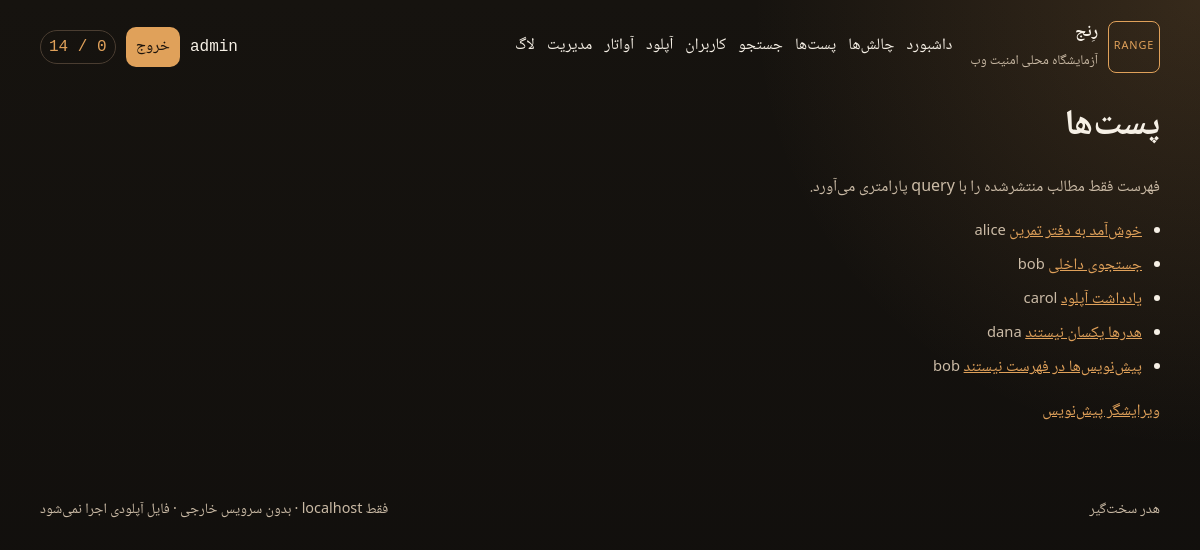
Screenshot of /posts (signed in) with the database file from the repository.
### tables this page shows
CREATE TABLE users (
  id INT UNSIGNED AUTO_INCREMENT PRIMARY KEY,
  username VARCHAR(32) NOT NULL UNIQUE,
  email VARCHAR(120) NOT NULL,
  password VARCHAR(255) NOT NULL,
  avatar VARCHAR(255) NULL,
  bio VARCHAR(500) NOT NULL DEFAULT '',
  role ENUM('user', 'admin') NOT NULL DEFAULT 'user',
  listed TINYINT(1) NOT NULL DEFAULT 1,
  support_pin VARCHAR(16) NULL,
  csrf_proof CHAR(16) NOT NULL,
  created_at TIMESTAMP NOT NULL DEFAULT CURRENT_TIMESTAMP
);

CREATE TABLE posts (
  id INT UNSIGNED PRIMARY KEY,
  user_id INT UNSIGNED NOT NULL,
  title VARCHAR(160) NOT NULL,
  body TEXT NOT NULL,
  published TINYINT(1) NOT NULL DEFAULT 1,
  created_at TIMESTAMP NOT NULL DEFAULT CURRENT_TIMESTAMP
);

### src/bootstrap.php (called while the page is built, shortened)
<?php
function env_string(string $key, string $default): string
{
    $value = getenv($key);
    return is_string($value) && $value !== '' ? $value : $default;
}
function db(): mysqli
{
    static $db = null;
    if ($db instanceof mysqli) {
        return $db;
    }
    $mysqli = new mysqli(
        env_string('DB_HOST', 'db'),
        env_string('DB_USER', 'lab'),
        env_string('DB_PASS', 'lab_app_local'),
        env_string('DB_NAME', 'lab')
    );
    $mysqli->set_charset('utf8mb4');
    $db = $mysqli;
    return $db;
}
function e(?string $value): string
{
    return htmlspecialchars((string) $value, ENT_QUOTES | ENT_SUBSTITUTE, 'UTF-8');
}
function current_user(): ?array
{
    static $loaded = false;
    static $user = null;
    if ($loaded) {
        return $user;
    }
    $loaded = true;
    $uid = $_SESSION['uid'] ?? 0;
    $id = (int) $uid;
    $stmt = db()->prepare(
        'SELECT id, username, email, avatar, bio, role, listed, csrf_proof, created_at FROM users WHERE id = ?'
    );
    $stmt->bind_param('i', $id);
    $stmt->execute();
    $row = $stmt->get_result()->fetch_assoc();
    $user = $row ?: null;
    return $user;
}
function require_login(): array
{
    $user = current_user();
    return $user;
}
function solved_map(): array
{
    $user = current_user();
    $codes = [];
    return $codes;
}

### public/index.php (called while the page is built, shortened)
<?php
require dirname(__DIR__) . '/src/bootstrap.php';
require dirname(__DIR__) . '/src/http.php';
require dirname(__DIR__) . '/src/handlers.php';
route_request();

### src/handlers.php (the view, shortened to what this page needs)
<?php
function route_request(): void
{
    $method = $_SERVER['REQUEST_METHOD'] ?? 'GET';
    $path = parse_url($_SERVER['REQUEST_URI'] ?? '/', PHP_URL_PATH);
    $path = rtrim(is_string($path) ? $path : '/', '/') ?: '/';
    $key = $method . ' ' . $path;
    $routes = [
        'GET /' => ['page_home', 'strict'],
        'GET /login' => ['page_login', 'strict'],
        'POST /login' => ['page_login', 'strict'],
        'GET /register' => ['page_register', 'strict'],
        'POST /register' => ['page_register', 'strict'],
        'POST /logout' => ['page_logout', 'strict'],
        'GET /login/recover' => ['page_recover', 'loose'],
        'POST /login/recover' => ['page_recover', 'loose'],
        'GET /profile' => ['page_profile', 'strict'],
        'GET /profile/edit' => ['page_profile_edit', 'loose'],
        'POST /profile/edit' => ['page_profile_edit', 'loose'],
        'GET /profile/bio-set' => ['page_bio_set', 'loose'],
        'GET /search' => ['page_search', 'loose'],
        'GET /users' => ['page_users', 'strict'],
        'GET /posts' => ['page_posts', 'strict'],
        'GET /posts/view' => ['page_post_view', 'loose'],
        'POST /posts/comment' => ['page_comment', 'loose'],
        'GET /posts/compose' => ['page_compose', 'strict'],
        'GET /posts/preview' => ['page_preview', 'strict'],
        'GET /admin' => ['page_admin', 'strict'],
        'GET /upload' => ['page_upload', 'loose'],
        'POST /upload' => ['page_upload', 'loose'],
        'GET /upload/file' => ['page_upload_file', 'strict'],
        'GET /avatar' => ['page_avatar', 'loose'],
        'POST /avatar' => ['page_avatar', 'loose'],
        'GET /avatar/file' => ['page_avatar_file', 'loose'],
        'GET /challenges' => ['page_challenges', 'strict'],
        'GET /debug/logs' => ['page_logs', 'strict'],
        'GET /api/profile' => ['api_profile', 'strict'],
        'GET /api/admin/stats' => ['api_admin_stats', 'strict'],
        'GET /api/admin/notes' => ['api_admin_notes', 'strict'],
        'POST /api/claim/xss-dom' => ['api_claim_dom', 'strict'],
    ];
    [$handler, $mode] = $routes[$key];
    $handler($mode);
}
function page_posts(string $mode): void
{
    require_login();
    $stmt = db()->prepare(
        'SELECT posts.id, posts.title, users.username FROM posts JOIN users ON users.id = posts.user_id WHERE posts.published = 1 ORDER BY posts.id'
    );
    $rows = [];
    if ($stmt) {
        $stmt->execute();
        $result = $stmt->get_result();
        while ($row = $result->fetch_assoc()) {
            $rows[] = $row;
        }
    }
    $list = '';
    foreach ($rows as $row) {
        $id = (int) $row['id'];
        $list .= '<li><a href="/posts/view?id=' . $id . '">' . e((string) $row['title']) . '</a> <span class="fine">' . e((string) $row['username']) . '</span></li>';
    }
    $body = page_intro('فهرست فقط مطالب منتشرشده را با query پارامتری می‌آورد.')
        . '<ul class="index">' . $list . '</ul><p><a href="/posts/compose">ویرایشگر پیش‌نویس</a></p>';
    render_page('پست‌ها', $body, $mode);
}

### src/http.php (shortened to what this page needs)
<?php
function render_page(string $title, string $body, string $mode = 'strict', array $scripts = []): void
{
    $user = current_user();
    $solved = solved_map();
    $total = count(challenge_catalog());
    $done = count($solved);
    $flashHtml = '';
    $nav = [
        '/' => 'داشبورد',
        '/challenges' => 'چالش‌ها',
        '/posts' => 'پست‌ها',
        '/search' => 'جستجو',
        '/users' => 'کاربران',
        '/upload' => 'آپلود',
        '/avatar' => 'آواتار',
        '/admin' => 'مدیریت',
        '/debug/logs' => 'لاگ',
    ];
    $navHtml = '';
    foreach ($nav as $href => $label) {
        $navHtml .= '<a href="' . e($href) . '">' . e($label) . '</a>';
    }
    $account = $user
        ? '<span class="who">' . e((string) $user['username']) . '</span>
           <form method="post" action="/logout">' . csrf_field() . '<button type="submit">خروج</button></form>'
        : '<a class="text-link" href="/login">ورود</a>';
    $scriptTags = '<script src="/assets/js/app.js" defer></script>';
    $profileLabel = $mode === 'strict' ? 'هدر سخت‌گیر' : 'هدر تمرینی';
    echo '<!DOCTYPE html>
<html lang="fa" dir="rtl">
<head>
  <meta charset="utf-8">
  <meta name="viewport" content="width=device-width, initial-scale=1">
  <meta name="robots" content="noindex, nofollow">
  <title>' . e($title) . ' · رِنج</title>
  <link rel="icon" href="/favicon.svg" type="image/svg+xml">
  <link rel="stylesheet" href="/assets/css/app.css">
</head>
<body>
  <a class="skip" href="#content">رفتن به محتوا</a>
  <header class="top">
    <div class="brand">
      <span class="mark">RANGE</span>
      <div>
        <strong>رِنج</strong>
        <small>آزمایشگاه محلی امنیت وب</small>
      </div>
    </div>
    <button id="nav-toggle" type="button" aria-expanded="false" aria-controls="site-nav">منو</button>
    <nav id="site-nav">' . $navHtml . '</nav>
    <div class="account">' . $account . '<span class="score">' . (int) $done . ' / ' . (int) $total . '</span></div>
  </header>
  <main id="content">
    ' . $flashHtml . '
    <h1>' . e($title) . '</h1>
    ' . $body . '
  </main>
  <footer>
    <span>' . e($profileLabel) . '</span>
    <span>فقط localhost · بدون سرویس خارجی · فایل آپلودی اجرا نمی‌شود</span>
  </footer>
  ' . $scriptTags . '
</body>
</html>';
}
function csrf_field(): string
{
    return '<input type="hidden" name="csrf" value="' . e(csrf_token()) . '">';
}
function page_intro(string $text): string
{
    return '<p class="lede">' . e($text) . '</p>';
}

### public/assets/css/app.css (style rules this page uses)
:root { color-scheme: dark; --bg: #16130f; --bg-2: #221c16; --ink: #f6f0e6; --muted: #cbbba6; --line: #4a3d31; --brass: #e0a15a; --brass-2: #8a5a28; --good: #b7d7b0; --bad: #e7a598; --card: #2a231c; --shadow: 0 18px 40px rgba(0, 0, 0, 0.28); }
* { box-sizing: border-box; }
html { scroll-behavior: smooth; }
body { margin: 0; min-height: 100vh; background: radial-gradient(circle at top right, rgba(224, 161, 90, 0.16), transparent 28rem), linear-gradient(180deg, var(--bg) 0%, #100e0c 100%); color: var(--ink); font-family: Tahoma, "Geeza Pro", "Noto Naskh Arabic", "Segoe UI", sans-serif; line-height: 1.75; }
a { color: var(--brass); }
.top, main, footer { width: min(1120px, calc(100% - 28px)); margin-inline: auto; }
.top { display: flex; flex-wrap: wrap; align-items: center; gap: 14px 18px; padding: 18px 0 8px; }
.brand { display: flex; align-items: center; gap: 10px; }
.brand strong { display: block; font-size: 1.05rem; }
.brand small { color: var(--muted); }
.mark { display: grid; place-items: center; width: 52px; height: 52px; border: 1px solid var(--brass); border-radius: 8px; letter-spacing: 0.08em; font-size: 0.68rem; color: var(--brass); }
#site-nav { display: flex; flex-wrap: wrap; gap: 8px 12px; flex: 1; }
#site-nav a { color: var(--ink); text-decoration: none; border-bottom: 1px solid transparent; }
.account { display: flex; align-items: center; gap: 10px; margin-inline-start: auto; }
.who, .score, code { font-family: "SFMono-Regular", ui-monospace, Menlo, Consolas, monospace; }
.score { border: 1px solid var(--line); border-radius: 999px; padding: 2px 8px; color: var(--brass); }
main { padding: 12px 0 48px; }
h1 { font-size: clamp(1.7rem, 3vw, 2.4rem); margin: 0 0 8px; font-weight: 700; }
.lede { color: var(--muted); max-width: 68ch; }
.fine { color: var(--muted); font-size: 0.92rem; }
.index { padding-inline-start: 18px; }
.index li { margin: 6px 0; }
input, textarea, button { font: inherit; color: var(--ink); }
button, .text-link { background: var(--brass); color: #1d140c; border: 0; border-radius: 10px; padding: 8px 12px; text-decoration: none; cursor: pointer; }
.account button { padding: 6px 10px; }
footer { display: flex; justify-content: space-between; gap: 12px; flex-wrap: wrap; color: var(--muted); padding: 8px 0 28px; font-size: 0.9rem; }

### rows the page displays
users: username "admin"
posts: title "خوش‌آمد به دفتر تمرین", user.username "alice"
posts: title "جستجوی داخلی", user.username "bob"
posts: title "یادداشت آپلود", user.username "carol"
posts: title "هدرها یکسان نیستند", user.username "dana"
posts: title "پیش‌نویس‌ها در فهرست نیستند", user.username "bob"

### other values shown
$label "داشبورد"
$label "چالش‌ها"
$label "پست‌ها"
$label "جستجو"
$label "کاربران"
$label "آپلود"
$label "آواتار"
$label "مدیریت"
$label "لاگ"
$total "14"
$title "پست‌ها"
$text "فهرست فقط مطالب منتشرشده را با query پارامتری می‌آورد."
$profileLabel "هدر سخت‌گیر"
